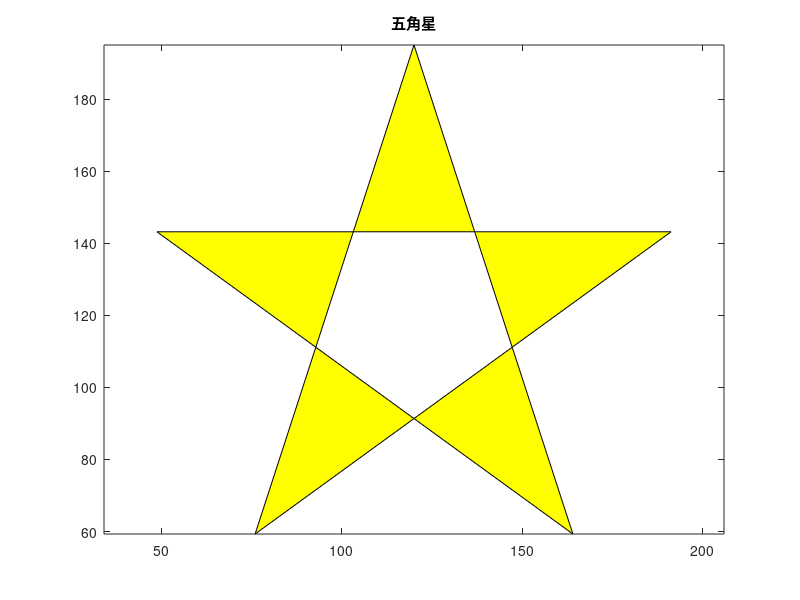

The MATLAB source for this figure:
%%
clear;clc;

%%
% 显示区域参数
radius = 150/2;
x_range = [45, 195];
y_range = [45, 195];
center = [sum(x_range)/2, sum(y_range)/2];
color = 'y';
% 计算五角星坐标
theta = pi/2 + 2*pi/5*(0:9);
x = center(1) + radius*cos(theta);
y = center(2) + radius*sin(theta);
outerPoints = [x(1:2:end); y(1:2:end)];
% 绘制图像
figure(1);
fill(outerPoints(1,:), outerPoints(2,:), color); axis equal;
title('五角星');
% 扩充数据
fft_data = outerPoints(:, [4 3 2 1 5]);
fft_data = [[fft_data(1, 1) fft_data(1, 1) fft_data(1, 1) fft_data(1, 1) fft_data(1, 2:end)],
            [fft_data(2, 1) fft_data(2, 1) fft_data(2, 1) fft_data(2, 1) fft_data(2, 2:end)]];
fft_data = complex(fft_data(1, :), fft_data(2, :));
raw_data = ifft(fft_data);
